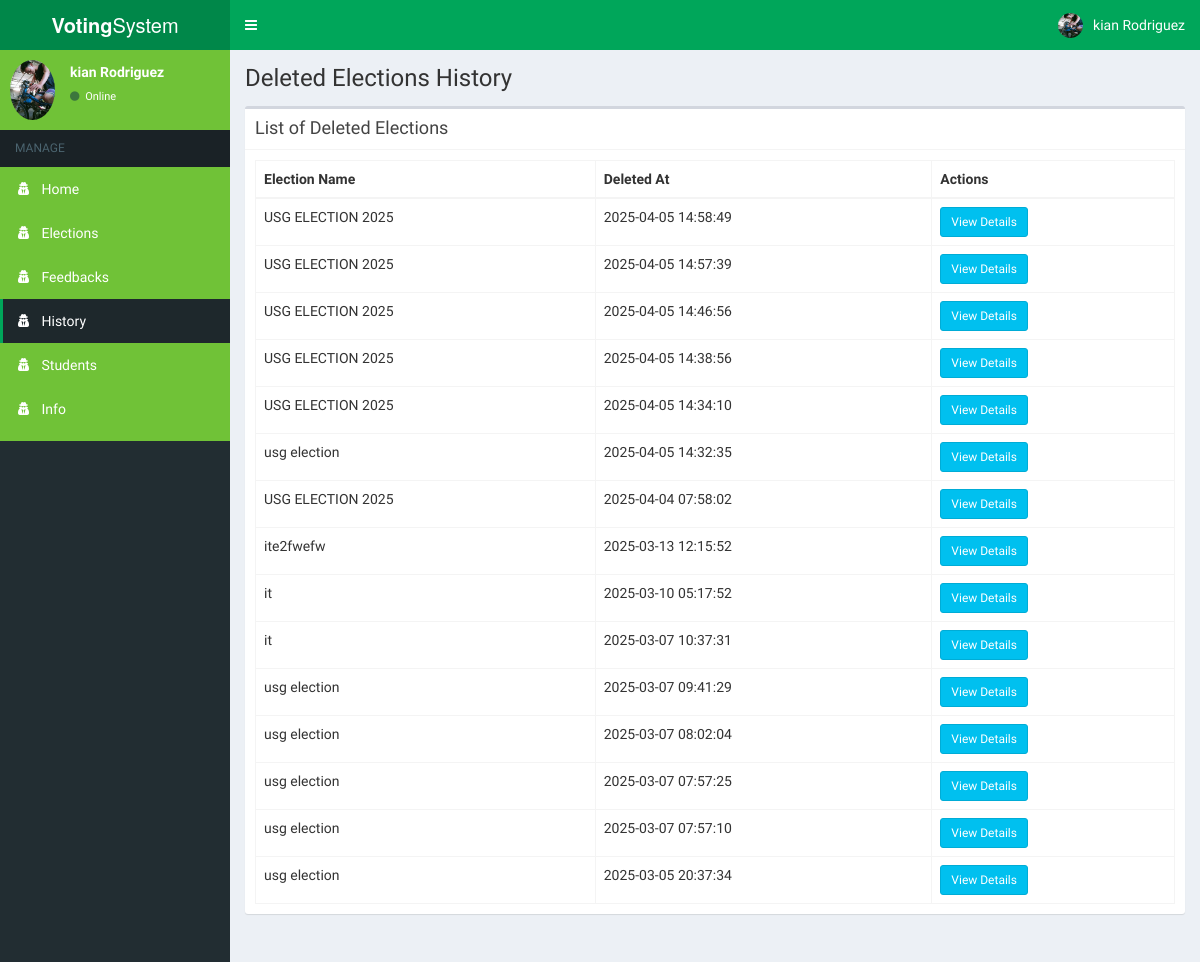
The page /admin/history.php (signed in) on the database its author committed.
### tables this page shows
CREATE TABLE `history` (
  `id` int(11) NOT NULL,
  `election_title` varchar(255) NOT NULL,
  `deleted_at` datetime NOT NULL,
  `candidates` text DEFAULT NULL,
  `voters` text DEFAULT NULL,
  `votes` text DEFAULT NULL,
  `positions` text DEFAULT NULL,
  `partylists` text DEFAULT NULL
);

### admin/includes/session.php (called while the page is built, shortened)
<?php
	include 'includes/conn.php';
	if(!isset($_SESSION['admin']) || empty($_SESSION['admin'])) {
		header('location: index.php');
		exit();
	}
	 else {
		$sql = "SELECT * FROM admin WHERE id = '".$_SESSION['admin']."'";
		$query = $conn->query($sql);
		$user = $query->fetch_assoc();
	}
?>

### admin/history.php (the view, shortened to what this page needs)
<?php
include 'includes/session.php';
include 'includes/header.php';
?>
<body class="hold-transition skin-green sidebar-mini">
<div class="wrapper">
  <?php include 'includes/navbar.php'; ?>
  <?php include 'includes/menubar1.php'; ?>
  <div class="content-wrapper">
    <section class="content-header">
      <h1>Deleted Elections History</h1>
    </section>
    <section class="content">
      <div class="row">
        <div class="col-xs-12">
          <div class="box">
            <div class="box-header with-border">
              <h3 class="box-title">List of Deleted Elections</h3>
            </div>
            <div class="box-body">
              <table class="table table-bordered">
                <thead>
                  <th>Election Name</th>
                  <th>Deleted At</th>
                  <th>Actions</th>
                </thead>
                <tbody>
                  <?php
                    $sql = "SELECT * FROM history ORDER BY deleted_at DESC";
                    $result = $conn->query($sql);
                    while($row = $result->fetch_assoc()){
                      echo "
                        <tr>
                          <td>".$row['election_title']."</td>
                          <td>".$row['deleted_at']."</td>
                          <td>
                            <button class='btn btn-info btn-sm view-history' data-id='".$row['id']."'>View Details</button>
                          </td>
                        </tr>";
                    }
                  ?>
                </tbody>
              </table>
            </div>
          </div>
        </div>
      </div>
    </section>
  </div>
</div>
</body>
</html>

### admin/includes/header.php (shortened to what this page needs)
<!DOCTYPE html>
<html>
<head>
  	<link rel="stylesheet" href="../bower_components/bootstrap/dist/css/bootstrap.min.css">
    <link rel="stylesheet" href="../plugins/iCheck/all.css">
  	<link rel="stylesheet" href="../bower_components/font-awesome/css/font-awesome.min.css">
  	<link rel="stylesheet" href="../dist/css/AdminLTE.min.css">
    <link rel="stylesheet" href="../bower_components/datatables.net-bs/css/dataTables.bootstrap.min.css">
    <link rel="stylesheet" href="../bower_components/bootstrap-daterangepicker/daterangepicker.css">
    <link rel="stylesheet" href="../plugins/timepicker/bootstrap-timepicker.min.css">
    <link rel="stylesheet" href="../bower_components/bootstrap-datepicker/dist/css/bootstrap-datepicker.min.css">
    <link rel="stylesheet" href="../dist/css/skins/skin-green.min.css">
</head>
</html>

### admin/includes/navbar.php (shortened to what this page needs)
<header class="main-header">
  <a href="#" class="logo">
    <span class="logo-lg"><b>Voting</b>System</span>
  </a>
  <nav class="navbar navbar-static-top">
    <a href="#" class="sidebar-toggle" data-toggle="push-menu" role="button">
    </a>
    <div class="navbar-custom-menu">
      <ul class="nav navbar-nav">
        <li class="dropdown user user-menu">
          <a href="#" class="dropdown-toggle" data-toggle="dropdown">
            <img src="<?php echo (!empty($user['photo'])) ? '../images/'.$user['photo'] : '../images/profile.jpg'; ?>" class="user-image" alt="User Image">
            <span class="hidden-xs"><?php echo $user['firstname'].' '.$user['lastname']; ?></span>
          </a>
        </li>
      </ul>
    </div>
  </nav>
</header>

### admin/includes/menubar1.php (shortened to what this page needs)
<aside class="main-sidebar">
  <section class="sidebar" style="background-color: #70C237; color: #fff;">
    <div class="user-panel">
      <div class="pull-left image">
        <img src="<?php echo (!empty($user['photo'])) ? '../images/'.$user['photo'] : '../images/profile.jpg'; ?>" class="img-circle" alt="User Image">
      </div>
      <div class="pull-left info">
        <p><?php echo $user['firstname'].' '.$user['lastname']; ?></p>
        <a><i class="fa fa-circle text-success"></i> Online</a>
      </div>
    </div>
    <ul class="sidebar-menu" data-widget="tree">
      <li class="header">MANAGE</li>
      <li class=""><a href="home.php" style="color: #fff;"><i class="fa fa-user-secret"></i> <span>Home</span></a></li>
      <li class=""><a href="sub_admins.php" style="color: #fff;"><i class="fa fa-user-secret"></i> <span>Elections</span></a></li>
      <li class=""><a href="feedback.php" style="color: #fff;"><i class="fa fa-user-secret"></i> <span>Feedbacks</span></a></li>
      <li class=""><a href="history.php" style="color: #fff;"><i class="fa fa-user-secret"></i> <span>History</span></a></li>
      <li class=""><a href="students.php" style="color: #fff;"><i class="fa fa-user-secret"></i> <span>Students</span></a></li>
      <li class=""><a href="info.php" style="color: #fff;"><i class="fa fa-user-secret"></i> <span>Info</span></a></li>
  </ul>
  </section>
</aside>

### rows shown on the page
history: election_title "USG ELECTION 2025", deleted_at "2025-04-05 14:58:49"
history: election_title "USG ELECTION 2025", deleted_at "2025-04-05 14:57:39"
history: election_title "USG ELECTION 2025", deleted_at "2025-04-05 14:46:56"
history: election_title "USG ELECTION 2025", deleted_at "2025-04-05 14:38:56"
history: election_title "USG ELECTION 2025", deleted_at "2025-04-05 14:34:10"
history: election_title "usg election", deleted_at "2025-04-05 14:32:35"
history: election_title "USG ELECTION 2025", deleted_at "2025-04-04 07:58:02"
history: election_title "ite2fwefw", deleted_at "2025-03-13 12:15:52"
history: election_title "it", deleted_at "2025-03-10 05:17:52"
history: election_title "it", deleted_at "2025-03-07 10:37:31"
history: election_title "usg election", deleted_at "2025-03-07 09:41:29"
history: election_title "usg election", deleted_at "2025-03-07 08:02:04"
history: election_title "usg election", deleted_at "2025-03-07 07:57:25"
history: election_title "usg election", deleted_at "2025-03-07 07:57:10"
history: election_title "usg election", deleted_at "2025-03-05 20:37:34"

### other values the page prints
$user['firstname'] "kian"
$user['lastname'] "Rodriguez"
